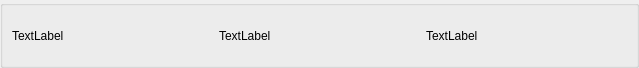
<?xml version="1.0" encoding="UTF-8"?>
<ui version="4.0">
 <class>ItemListWin</class>
 <widget class="QWidget" name="ItemListWin">
  <property name="geometry">
   <rect>
    <x>0</x>
    <y>0</y>
    <width>639</width>
    <height>68</height>
   </rect>
  </property>
  <property name="minimumSize">
   <size>
    <width>0</width>
    <height>40</height>
   </size>
  </property>
  <property name="windowTitle">
   <string>Form</string>
  </property>
  <property name="styleSheet">
   <string notr="true"/>
  </property>
  <layout class="QHBoxLayout" name="horizontalLayout_2">
   <property name="spacing">
    <number>0</number>
   </property>
   <property name="leftMargin">
    <number>0</number>
   </property>
   <property name="topMargin">
    <number>0</number>
   </property>
   <property name="rightMargin">
    <number>0</number>
   </property>
   <property name="bottomMargin">
    <number>0</number>
   </property>
   <item>
    <widget class="QGroupBox" name="groupBox">
     <property name="title">
      <string/>
     </property>
     <layout class="QHBoxLayout" name="horizontalLayout">
      <item>
       <widget class="QLabel" name="label">
        <property name="minimumSize">
         <size>
          <width>100</width>
          <height>0</height>
         </size>
        </property>
        <property name="text">
         <string>TextLabel</string>
        </property>
       </widget>
      </item>
      <item>
       <spacer name="horizontalSpacer">
        <property name="orientation">
         <enum>Qt::Horizontal</enum>
        </property>
        <property name="sizeHint" stdset="0">
         <size>
          <width>93</width>
          <height>19</height>
         </size>
        </property>
       </spacer>
      </item>
      <item>
       <widget class="QLabel" name="label_2">
        <property name="minimumSize">
         <size>
          <width>100</width>
          <height>0</height>
         </size>
        </property>
        <property name="text">
         <string>TextLabel</string>
        </property>
       </widget>
      </item>
      <item>
       <spacer name="horizontalSpacer_2">
        <property name="orientation">
         <enum>Qt::Horizontal</enum>
        </property>
        <property name="sizeHint" stdset="0">
         <size>
          <width>94</width>
          <height>19</height>
         </size>
        </property>
       </spacer>
      </item>
      <item>
       <widget class="QLabel" name="label_3">
        <property name="minimumSize">
         <size>
          <width>100</width>
          <height>0</height>
         </size>
        </property>
        <property name="text">
         <string>TextLabel</string>
        </property>
       </widget>
      </item>
      <item>
       <spacer name="horizontalSpacer_3">
        <property name="orientation">
         <enum>Qt::Horizontal</enum>
        </property>
        <property name="sizeHint" stdset="0">
         <size>
          <width>93</width>
          <height>19</height>
         </size>
        </property>
       </spacer>
      </item>
     </layout>
    </widget>
   </item>
  </layout>
 </widget>
 <resources/>
 <connections/>
</ui>
